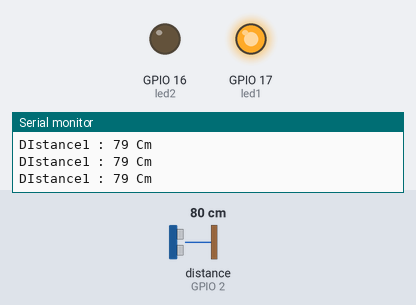
The sketch below on a simulated ESP32. On the bench: output pins drawn as LEDs (lit = HIGH), the last lines printed to the serial monitor. Wiring (inferred from the names in the program): ultrasonic range finder: trigger GPIO 15; echo GPIO 2. The inputs (shaded band) are chosen by the test bench; at power-on: distance to the obstacle (sensor on GPIO 2) 80 cm. The echo pulse lasts 58.3 µs per cm; no MQTT or app messages arrive unless stated; pins used as bus, display or sensor lines are not drawn.

Above: at 1.3 s.
1.4 s: distance to the obstacle (sensor on GPIO 2) set to 12 cm
3.2 s: distance to the obstacle (sensor on GPIO 2) set to 9 cm
At 4.3 s:
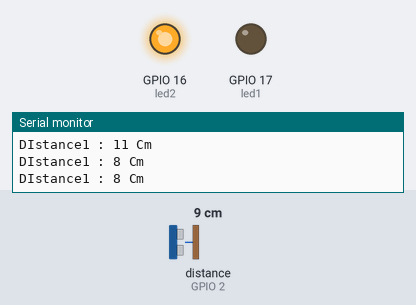
5.5 s: distance to the obstacle (sensor on GPIO 2) set to 18 cm
At 7.2 s:
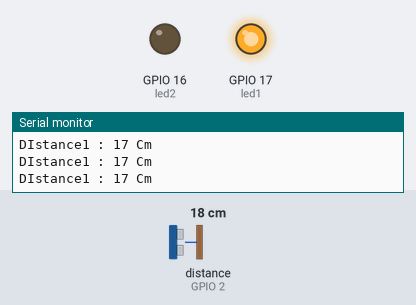
7.5 s: distance to the obstacle (sensor on GPIO 2) set to 2 cm
At 9.0 s:
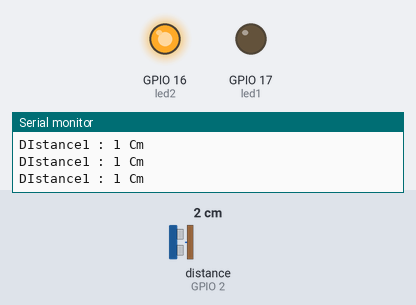
Timing chart, 0 to 10.5 s (numbered marks = the images above; inputs shaded):
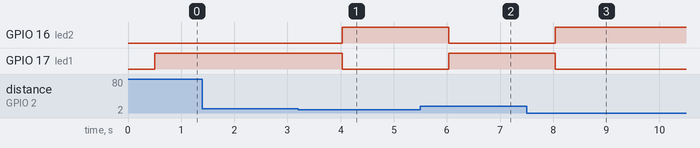

Measured:
- the behaviour switches between 11 and 10 cm on distance to the obstacle (sensor on GPIO 2) (found by bisection; images 0 and 1)
- after the input at 3.2 s, GPIO 16 (led2): LOW → HIGH after 0.83 s; GPIO 17 (led1): HIGH → LOW after 0.83 s
- after the input at 5.5 s, GPIO 16 (led2): HIGH → LOW after 0.53 s; GPIO 17 (led1): LOW → HIGH after 0.53 s
- after the input at 7.5 s, GPIO 16 (led2): LOW → HIGH after 0.54 s; GPIO 17 (led1): HIGH → LOW after 0.54 s

The sketch:

esp32.ino
```cpp
#include "EspMQTTClient.h"

EspMQTTClient client(
  "SSAFY_EMB_2",
  "1210@ssafy",
  "192.168.110.201",
  "MQTTUsername",
  "MQTTPassword",
  "hifaker1",
  1883
);


uint32_t delayMS;

int trig = 15;
int echo = 2;

int led1 = 17;
int led2 = 16;


void setup() {
  pinMode(led1, OUTPUT);
  pinMode(led2, OUTPUT);

  pinMode(trig,OUTPUT);
  pinMode(echo,INPUT);

 // pinMode(led3, OUTPUT);
  pinMode(A0, INPUT);
  Serial.begin(9600);

  client.enableDebuggingMessages();
  client.enableHTTPWebUpdater(); // Enable the web updater. User and password default to values of MQTTUsername and MQTTPassword. These can be overridded with enableHTTPWebUpdater("user", "password").
  client.enableOTA(); // Enable OTA (Over The Air) updates. Password defaults to MQTTPassword. Port is the default OTA port. Can be overridden with enableOTA("password", port).
  client.enableLastWillMessage("TestClient/lastwill", "I am going offline");  // You can activate the retain flag by setting the third parameter to true
}

void onConnectionEstablished()
{
  client.subscribe("myroom/led1", [](const String & payload) {
    int a = 1;
  });
}

void loop() {
  client.loop();

  long duration, distance;

  digitalWrite(trig, LOW);
  delayMicroseconds(2);
  digitalWrite(trig, HIGH);
  delayMicroseconds(10);
  digitalWrite(trig, LOW);


  duration = pulseIn (echo, HIGH); //물체에 반사되어돌아온 초음파의 시간을 변수에 저장합니다.
  //34000*초음파가 물체로 부터 반사되어 돌아오는시간
  ///1000000 / 2(왕복값이아니라 편도값이기때문에 나누기2를 해줍니다.)

  //초음파센서의 거리값이 위 계산값과 동일하게 Cm로 환산되는 계산공식 입니다. 수식이 간단해지도록 적용했습니다.

  distance = duration * 17 / 1000;


  //PC모니터로 초음파 거리값을 확인 하는 코드 입니다.
  //Serial.println(duration ); //초음파가 반사되어 돌아오는 시간을 보여줍니다.
  Serial.print("\nDIstance1 : ");
  Serial.print(distance); //측정된 물체로부터 거리값(cm값)을 보여줍니다.
  Serial.println(" Cm");
  delay(500);

  if(distance < 10){
    digitalWrite(led2,HIGH);
    digitalWrite(led1,LOW);
    client.publish("parkinglot/place1", "1");
  }
  else{
    digitalWrite(led1,HIGH);
    digitalWrite(led2,LOW);
    client.publish("parkinglot/place1", "0");
  }


}
```
